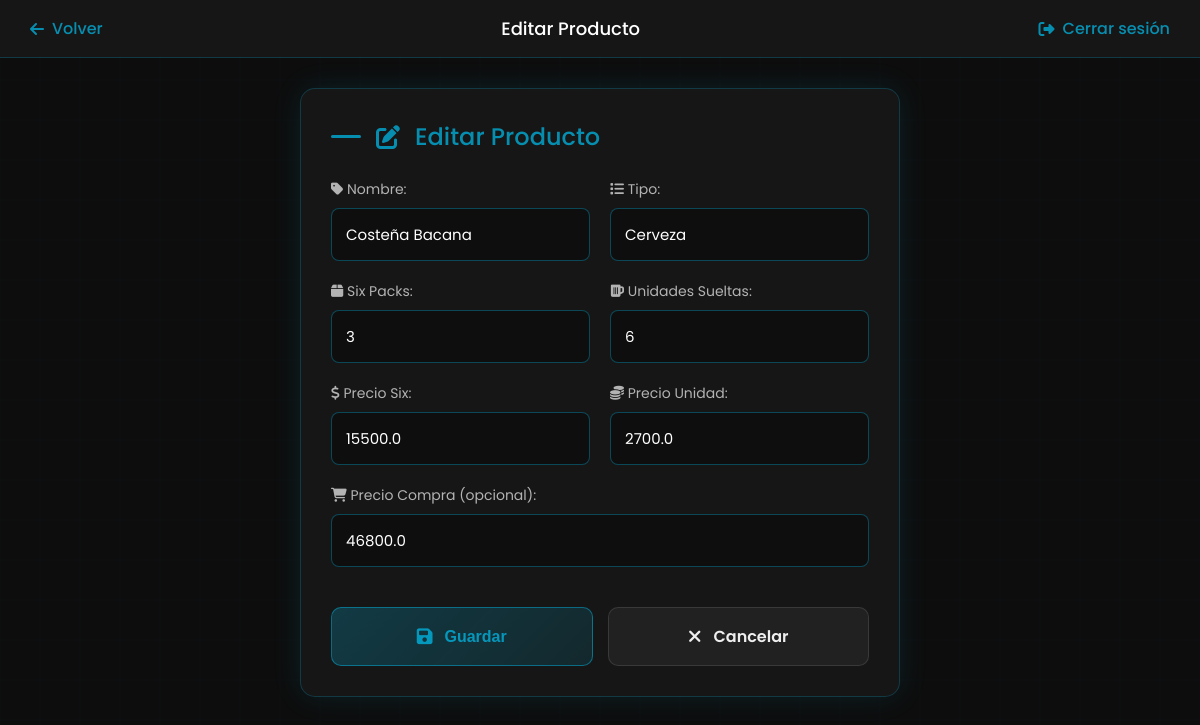
Screenshot of /editar_producto/20 (signed in) with the database file from the repository.
### tables this page shows
CREATE TABLE productos (
    id INTEGER PRIMARY KEY AUTOINCREMENT,
    nombre TEXT NOT NULL,
    tipo TEXT,
    six_disponibles INTEGER,
    unidades_sueltas INTEGER,
    precio_six REAL,
    precio_unidad REAL,
    precio_compra REAL,
    ganancia_estimada REAL
);

### app.py (the view, shortened to what this page needs)
@app.route('/editar_producto/<int:id>', methods=['GET', 'POST'])
@login_requerido
def editar_producto(id):
    if session['rol'] != 'admin':
        return redirect(url_for('login'))
    cur = get_db().cursor()
    cur.execute("SELECT * FROM productos WHERE id = ?", (id,))
    producto = cur.fetchone()
    if not producto:
        return "Producto no encontrado", 404
    return render_template('editar_producto.html', producto=producto)

### app.py (called while the page is built)
def login_requerido(f):
    @wraps(f)
    def decorada(*args, **kwargs):
        if 'usuario' not in session:
            return redirect(url_for('login'))
        response = make_response(f(*args, **kwargs))
        response.headers['Cache-Control'] = 'no-store, no-cache, must-revalidate, max-age=0'
        response.headers['Pragma'] = 'no-cache'
        return response
    return decorada

def get_db():
    db = getattr(g, '_database', None)
    if db is None:
        db = g._database = sqlite3.connect(DATABASE)
    return db

@app.teardown_appcontext
def close_connection(exception):
    db = getattr(g, '_database', None)
    if db:
        db.close()

### templates/editar_producto.html (shortened to what this page needs)
<!DOCTYPE html>
<html lang="es">
<head>
  <link rel="stylesheet" href="https://cdnjs.cloudflare.com/ajax/libs/font-awesome/6.5.0/css/all.min.css" />
</head>
<body>
  <div class="navbar">
    <a href="{{ url_for('inventario') }}"><i class="fas fa-arrow-left"></i> Volver</a>
    <span>Editar Producto</span>
    <a href="/logout"><i class="fas fa-sign-out-alt"></i> Cerrar sesión</a>
  </div>
  <div class="contenedor">
    <h2><i class="fas fa-edit"></i> Editar Producto</h2>
    <form method="POST">
      <div class="form-group">
        <div>
          <label for="nombre"><i class="fas fa-tag"></i> Nombre:</label>
          <input type="text" id="nombre" name="nombre" value="{{ producto[1] }}" required>
        </div>
        <div>
          <label for="tipo"><i class="fas fa-list"></i> Tipo:</label>
          <input type="text" id="tipo" name="tipo" value="{{ producto[2] }}">
        </div>
      </div>
      <div class="form-group">
        <div>
          <label for="six_disponibles"><i class="fas fa-box"></i> Six Packs:</label>
          <input type="number" id="six_disponibles" name="six_disponibles" value="{{ producto[3] }}" min="0">
        </div>
        <div>
          <label for="unidades_sueltas"><i class="fas fa-beer"></i> Unidades Sueltas:</label>
          <input type="number" id="unidades_sueltas" name="unidades_sueltas" value="{{ producto[4] }}" min="0">
        </div>
      </div>
      <div class="form-group">
        <div>
          <label for="precio_six"><i class="fas fa-dollar-sign"></i> Precio Six:</label>
          <input type="number" step="0.01" id="precio_six" name="precio_six" value="{{ producto[5] }}" min="0">
        </div>
        <div>
          <label for="precio_unidad"><i class="fas fa-coins"></i> Precio Unidad:</label>
          <input type="number" step="0.01" id="precio_unidad" name="precio_unidad" value="{{ producto[6] }}" min="0">
        </div>
      </div>
      <div>
        <label for="precio_compra"><i class="fas fa-shopping-cart"></i> Precio Compra (opcional):</label>
        <input type="number" step="0.01" id="precio_compra" name="precio_compra"
               value="{{ producto[7] if producto[7] else '' }}" min="0">
      </div>
      <div class="btn-group">
        <button type="submit" class="btn btn-primary">
          <i class="fas fa-save"></i> Guardar
        </button>
        <a href="{{ url_for('inventario') }}" class="btn btn-secondary">
          <i class="fas fa-times"></i> Cancelar
        </a>
      </div>
    </form>
  </div>
</body>
</html>

### templates/editar_producto.html (style rules this page uses)
* { box-sizing: border-box; margin: 0; padding: 0; }
body { font-family: 'Poppins', sans-serif; background-size: 40px 40px; color: #eee; min-height: 100vh; }
.navbar { background: rgba(26, 26, 26, 0.8); padding: 15px 30px; display: flex; justify-content: space-between; align-items: center; border-bottom: 1px solid rgba(0, 204, 255, 0.2); backdrop-filter: blur(5px); }
.navbar a { color: #00ccffaa; text-decoration: none; font-weight: 500; display: flex; align-items: center; gap: 8px; transition: all 0.3s ease; }
.navbar span { color: #fff; font-weight: 500; font-size: 18px; }
.contenedor { max-width: 600px; margin: 30px auto; padding: 30px; background: rgba(26, 26, 26, 0.8); border-radius: 15px; box-shadow: 0 0 30px rgba(0, 204, 255, 0.1); backdrop-filter: blur(5px); border: 1px solid rgba(0, 204, 255, 0.2); }
h2 { color: #00ccffaa; margin-bottom: 25px; font-weight: 500; display: flex; align-items: center; gap: 15px; }
h2::before { content: ''; display: block; width: 30px; height: 3px; background: #00ccffaa; border-radius: 3px; }
form { display: grid; gap: 20px; }
.form-group { display: grid; gap: 20px; grid-template-columns: 1fr 1fr; }
label { display: block; margin-bottom: 8px; color: #b3b3b3; font-size: 14px; font-weight: 400; }
input, select { width: 100%; padding: 14px; border-radius: 8px; border: 1px solid rgba(0, 204, 255, 0.3); background: rgba(0, 0, 0, 0.3); color: #fff; font-family: 'Poppins', sans-serif; font-size: 15px; transition: all 0.3s ease; }
.btn-group { display: flex; gap: 15px; margin-top: 20px; }
.btn { flex: 1; padding: 16px; border: none; border-radius: 10px; font-weight: 600; font-size: 16px; cursor: pointer; transition: all 0.3s ease; display: flex; align-items: center; justify-content: center; gap: 12px; text-decoration: none; }
.btn-primary { background: linear-gradient(135deg, rgba(0, 204, 255, 0.2), rgba(0, 204, 255, 0.1)); color: #00ccffaa; border: 1px solid rgba(0, 204, 255, 0.4); }
.btn-secondary { background: rgba(255, 255, 255, 0.05); color: #eee; border: 1px solid rgba(255, 255, 255, 0.1); }
.btn i { font-size: 18px; transition: all 0.3s ease; }

### rows the page displays
productos: nombre "Costeña Bacana", tipo "Cerveza", six_disponibles "3", unidades_sueltas "6", precio_six "15500.0", precio_unidad "2700.0", precio_compra "46800.0"
